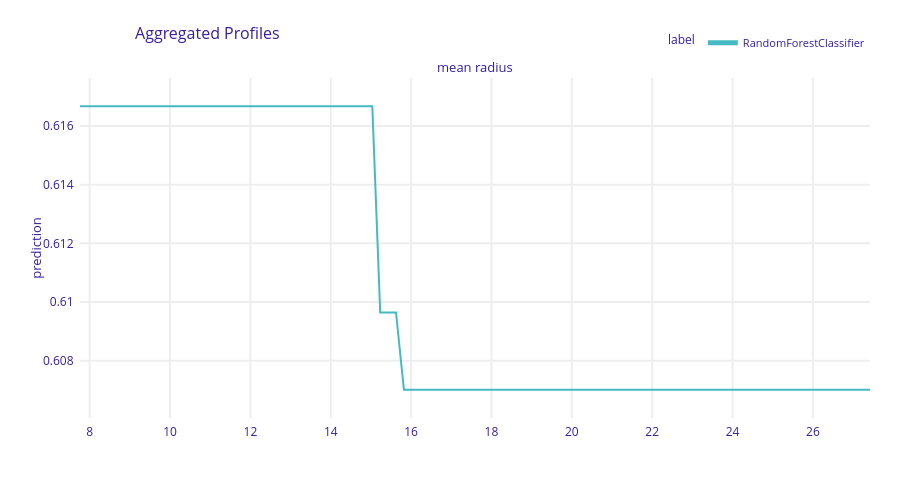

The code cell stored with this chart in its notebook:
### Markdown cell above
### PDP / ICE w DALEX

### Code cell
pdp_radius = explainer.model_profile(variables="mean radius", type="partial") #PDP
pdp_radius.plot()

### Figure 1 — Plotly figure (JSON) as saved in the notebook; plotly's stock layout.template omitted (floating-point values rounded to 4 significant figures; data arrays with more than 128 entries replaced by an {"elided": "..."} marker saying what was removed)
{"data": [{"customdata": {"elided": "101x3 mixed values"}, "hovertemplate": "<b>%{hovertext}</b><br><br>prediction=%{y:.3f}<br>mean_prediction=%{customdata[0]:.3f}<extra></extra>", "hovertext": ["RandomForestClassifier", "RandomForestClassifier", "RandomForestClassifier", "RandomForestClassifier", "RandomForestClassifier", "RandomForestClassifier", "RandomForestClassifier", "RandomForestClassifier", "RandomForestClassifier", "RandomForestClassifier", "RandomForestClassifier", "RandomForestClassifier", "RandomForestClassifier", "RandomForestClassifier", "RandomForestClassifier", "RandomForestClassifier", "RandomForestClassifier", "RandomForestClassifier", "RandomForestClassifier", "RandomForestClassifier", "RandomForestClassifier", "RandomForestClassifier", "RandomForestClassifier", "RandomForestClassifier", "RandomForestClassifier", "RandomForestClassifier", "RandomForestClassifier", "RandomForestClassifier", "RandomForestClassifier", "RandomForestClassifier", "RandomForestClassifier", "RandomForestClassifier", "RandomForestClassifier", "RandomForestClassifier", "RandomForestClassifier", "RandomForestClassifier", "RandomForestClassifier", "RandomForestClassifier", "RandomForestClassifier", "RandomForestClassifier", "RandomForestClassifier", "RandomForestClassifier", "RandomForestClassifier", "RandomForestClassifier", "RandomForestClassifier", "RandomForestClassifier", "RandomForestClassifier", "RandomForestClassifier", "RandomForestClassifier", "RandomForestClassifier", "RandomForestClassifier", "RandomForestClassifier", "RandomForestClassifier", "RandomForestClassifier", "RandomForestClassifier", "RandomForestClassifier", "RandomForestClassifier", "RandomForestClassifier", "RandomForestClassifier", "RandomForestClassifier", "RandomForestClassifier", "RandomForestClassifier", "RandomForestClassifier", "RandomForestClassifier", "RandomForestClassifier", "RandomForestClassifier", "RandomForestClassifier", "RandomForestClassifier", "RandomForestClassifier", "RandomForestClassifier", "RandomForestClassifier", "RandomForestClassifier", "RandomForestClassifier", "RandomForestClassifier", "RandomForestClassifier", "RandomForestClassifier", "RandomForestClassifier", "RandomForestClassifier", "RandomForestClassifier", "RandomForestClassifier", "RandomForestClassifier", "RandomForestClassifier", "RandomForestClassifier", "RandomForestClassifier", "RandomForestClassifier", "RandomForestClassifier", "RandomForestClassifier", "RandomForestClassifier", "RandomForestClassifier", "RandomForestClassifier", "RandomForestClassifier", "RandomForestClassifier", "RandomForestClassifier", "RandomForestClassifier", "RandomForestClassifier", "RandomForestClassifier", "RandomForestClassifier", "RandomForestClassifier", "RandomForestClassifier", "RandomForestClassifier", "RandomForestClassifier"], "legendgroup": "RandomForestClassifier", "line": {"color": "#46bac2", "dash": "solid", "width": 2}, "marker": {"symbol": "circle"}, "mode": "lines", "name": "RandomForestClassifier", "opacity": 1, "orientation": "v", "showlegend": true, "type": "scatter", "x": [7.76, 7.957, 8.153, 8.35, 8.546, 8.743, 8.94, 9.136, 9.333, 9.529, 9.726, 9.923, 10.12, 10.32, 10.51, 10.71, 10.91, 11.1, 11.3, 11.5, 11.69, 11.89, 12.09, 12.28, 12.48, 12.68, 12.87, 13.07, 13.26, 13.46, 13.66, 13.85, 14.05, 14.25, 14.44, 14.64, 14.84, 15.03, 15.23, 15.43, 15.62, 15.82, 16.02, 16.21, 16.41, 16.61, 16.8, 17.0, 17.2, 17.39, 17.59, 17.79, 17.98, 18.18, 18.38, 18.57, 18.77, 18.97, 19.16, 19.36, 19.56, 19.75, 19.95, 20.15, 20.34, 20.54, 20.74, 20.93, 21.13, 21.33, 21.52, 21.72, 21.92, 22.11, 22.31, 22.51, 22.7, 22.9, 23.09, 23.29, 23.49, 23.68, 23.88, 24.08, 24.27, 24.47, 24.67, 24.86, 25.06, 25.26, 25.45, 25.65, 25.85, 26.04, 26.24, 26.44, 26.63, 26.83, 27.03, 27.22, 27.42], "xaxis": "x", "y": [0.6167, 0.6167, 0.6167, 0.6167, 0.6167, 0.6167, 0.6167, 0.6167, 0.6167, 0.6167, 0.6167, 0.6167, 0.6167, 0.6167, 0.6167, 0.6167, 0.6167, 0.6167, 0.6167, 0.6167, 0.6167, 0.6167, 0.6167, 0.6167, 0.6167, 0.6167, 0.6167, 0.6167, 0.6167, 0.6167, 0.6167, 0.6167, 0.6167, 0.6167, 0.6167, 0.6167, 0.6167, 0.6167, 0.6096, 0.6096, 0.6096, 0.607, 0.607, 0.607, 0.607, 0.607, 0.607, 0.607, 0.607, 0.607, 0.607, 0.607, 0.607, 0.607, 0.607, 0.607, 0.607, 0.607, 0.607, 0.607, 0.607, 0.607, 0.607, 0.607, 0.607, 0.607, 0.607, 0.607, 0.607, 0.607, 0.607, 0.607, 0.607, 0.607, 0.607, 0.607, 0.607, 0.607, 0.607, 0.607, 0.607, 0.607, 0.607, 0.607, 0.607, 0.607, 0.607, 0.607, 0.607, 0.607, 0.607, 0.607, 0.607, 0.607, 0.607, 0.607, 0.607, 0.607, 0.607, 0.607, 0.607], "yaxis": "y"}], "layout": {"annotations": [{"font": {"size": 13}, "showarrow": false, "text": "mean radius", "x": 0.5, "xanchor": "center", "xref": "paper", "y": 1, "yanchor": "bottom", "yref": "paper"}, {"font": {"size": 13}, "showarrow": false, "text": "prediction", "textangle": -90, "x": -0.07, "xref": "paper", "y": 0.5, "yref": "paper"}], "font": {"color": "#371ea3"}, "height": 489, "hovermode": "x unified", "legend": {"font": {"size": 11}, "itemsizing": "constant", "orientation": "h", "title": {"font": {"size": 12}, "text": "label"}, "tracegroupgap": 0, "x": 1, "xanchor": "right", "y": 1.061, "yanchor": "bottom"}, "margin": {"b": 71, "r": 30, "t": 78}, "title": {"font": {"size": 16}, "text": "Aggregated Profiles", "x": 0.15}, "xaxis": {"anchor": "y", "automargin": true, "domain": [0, 1], "fixedrange": true, "gridwidth": 2, "showticklabels": true, "tickcolor": "white", "ticklen": 3, "ticks": "outside", "title": {"text": ""}, "type": "linear", "zeroline": false}, "yaxis": {"anchor": "x", "automargin": true, "domain": [0, 1], "fixedrange": true, "gridwidth": 2, "range": [0.6061, 0.6176], "tickcolor": "white", "ticklen": 3, "ticks": "outside", "title": {"text": ""}, "type": "linear", "zeroline": false}}}
